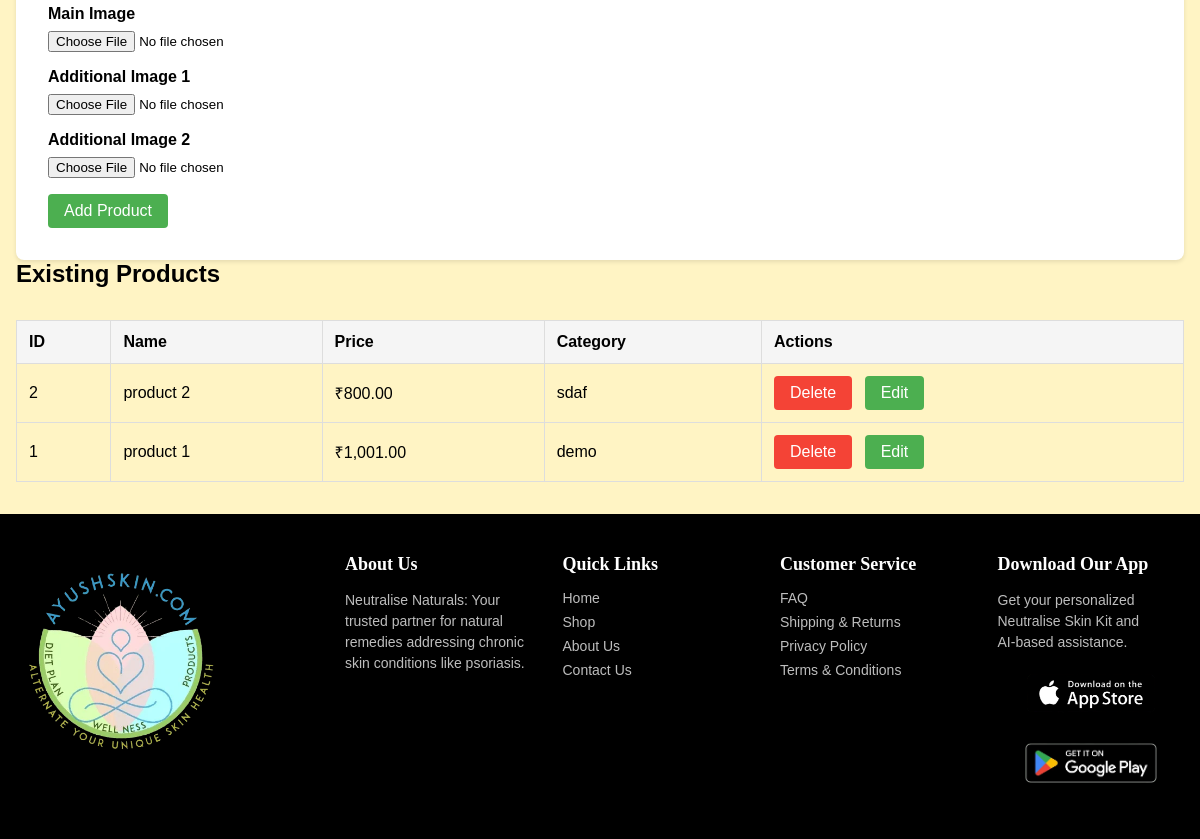
The app's page /manage_products.php (middle part), older data.
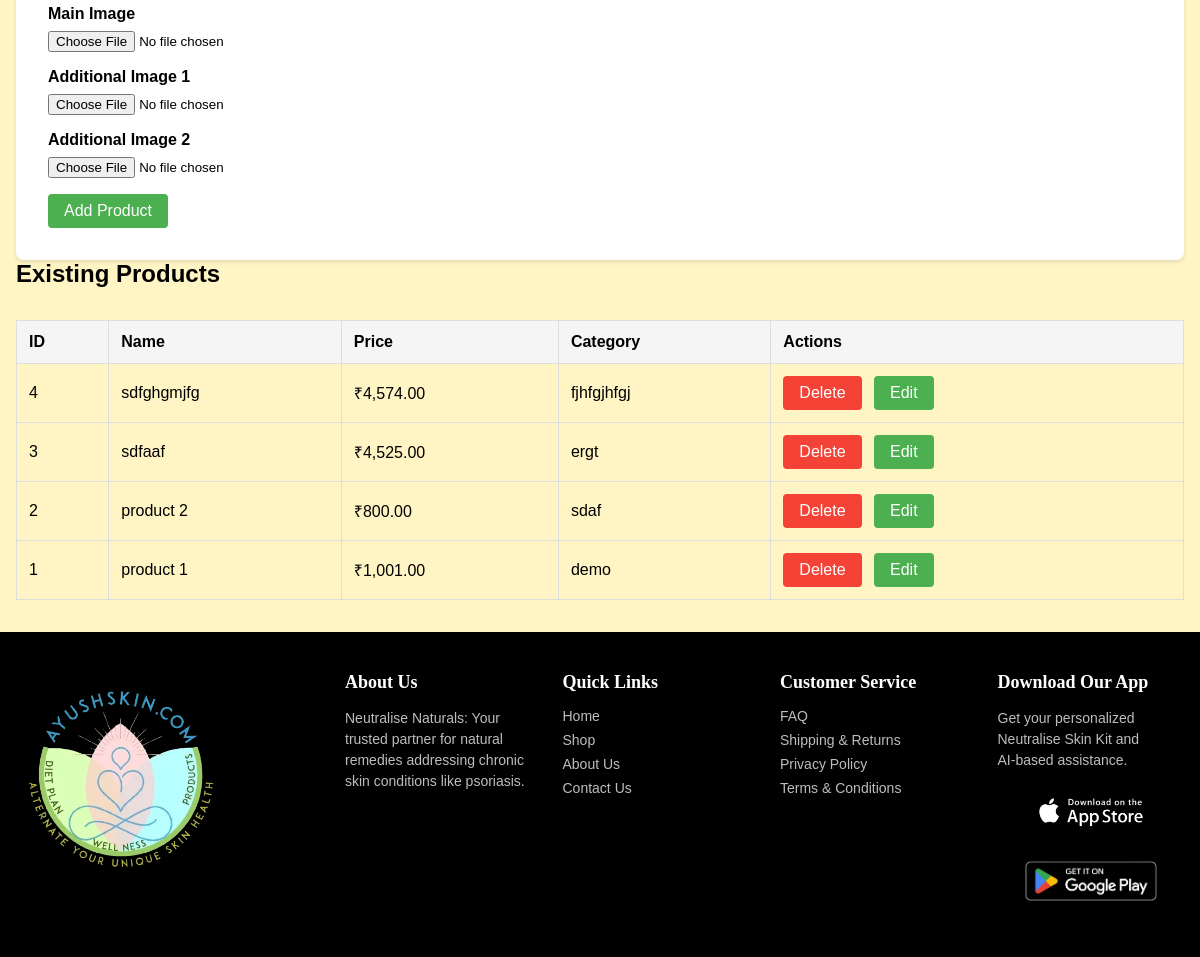
The same page, newer data.
### tables this page shows
CREATE TABLE `products` (
  `id` int(11) NOT NULL,
  `name` varchar(255) NOT NULL,
  `price` decimal(10,2) NOT NULL,
  `image1` varchar(255) NOT NULL,
  `image2` varchar(255) NOT NULL,
  `image3` varchar(255) NOT NULL,
  `category` varchar(50) NOT NULL,
  `tags` varchar(255) DEFAULT NULL,
  `sku` varchar(255) DEFAULT NULL,
  `rating` decimal(3,1) DEFAULT NULL,
  `reviews_count` int(11) DEFAULT NULL,
  `description` text DEFAULT NULL,
  `full_description` text DEFAULT NULL,
  `size_options` longtext NOT NULL CHECK (json_valid(`size_options`)),
  `ingredients` text DEFAULT NULL,
  `usage_instructions` text DEFAULT NULL,
  `featured` tinyint(1) DEFAULT 0
);

### manage_products.php (the view, shortened to what this page needs)
<?php
include 'connection.php';
$products = $con->query("SELECT * FROM products ORDER BY id DESC");
?>
<!DOCTYPE html>
<html lang="en">
<head>
    <link rel="stylesheet" href="./css/index.css">
</head>
<body>
    <div class="admin-container">
        <form class="product-form" method="POST" enctype="multipart/form-data" id="productForm">
            <div class="form-group">
                <label for="image1">Main Image</label>
                <input type="file" id="image1" name="image1" accept="image/*" <?php echo ($_POST['action'] == 'add' ? 'required' : ''); ?>>
            </div>
            <div class="form-group">
                <label for="image2">Additional Image 1</label>
                <input type="file" id="image2" name="image2" accept="image/*">
            </div>
            <div class="form-group">
                <label for="image3">Additional Image 2</label>
                <input type="file" id="image3" name="image3" accept="image/*">
            </div>
            <button type="submit" class="btn btn-primary">Add Product</button>
        </form>
        <h2>Existing Products</h2>
        <div style="overflow-x: auto;">
            <table class="products-table">
                <thead>
                    <tr>
                        <th>ID</th>
                        <th>Name</th>
                        <th>Price</th>
                        <th>Category</th>
                        <th>Actions</th>
                    </tr>
                </thead>
                <tbody>
                    <?php while ($product = $products->fetch_assoc()): ?>
                        <tr>
                            <td><?php echo $product['id']; ?></td>
                            <td><?php echo htmlspecialchars($product['name']); ?></td>
                            <td>₹<?php echo number_format($product['price'], 2); ?></td>
                            <td><?php echo htmlspecialchars($product['category']); ?></td>
                            <td>
                                <form method="POST" style="display: inline;">
                                    <button type="submit" class="btn btn-danger" onclick="return confirm('Are you sure you want to delete this product?')">Delete</button>
                                </form>
                                <button class="btn btn-primary" onclick="editProduct(<?php echo htmlspecialchars(json_encode($product)); ?>)">Edit</button>
                            </td>
                        </tr>
                    <?php endwhile; ?>
                </tbody>
            </table>
        </div>
    </div>
    <?php include('footer.php'); ?>
</body>
</html>

### footer.php (shortened to what this page needs)
<footer>
    <div class="footer-container">
        <a href="#" class="footer-app-logo">
            <img src="./contents/app-icon.webp" alt="App Icon">
        </a>
        <div class="footer-column">
            <h3>About Us</h3>
            <p>Neutralise Naturals: Your trusted partner for natural remedies addressing chronic skin conditions
                like psoriasis.</p>
        </div>
        <div class="footer-column">
            <h3>Quick Links</h3>
            <ul>
                <li><a href="#">Home</a></li>
                <li><a href="./shop.html">Shop</a></li>
                <li><a href="./about-us.html">About Us</a></li>
                <li><a href="./contact.html">Contact Us</a></li>
            </ul>
        </div>
        <div class="footer-column">
            <h3>Customer Service</h3>
            <ul>
                <li><a href="#">FAQ</a></li>
                <li><a href="#">Shipping & Returns</a></li>
                <li><a href="#">Privacy Policy</a></li>
                <li><a href="#">Terms & Conditions</a></li>
            </ul>
        </div>
        <div class="footer-column">
            <h3>Download Our App</h3>
            <p>Get your personalized Neutralise Skin Kit and AI-based assistance.</p>
            <div class="app-download">
                <a href="https://apps.apple.com/in/app/ayushskin/id6476651506" target="_blank"><img
                        src="./contents/app-store.webp" alt="App Store" loading="lazy"></a>
                <a href="https://play.google.com/store/apps/details?id=com.zoconut.nskin&pcampaignid=web_share"
                    target="_blank"><img src="./contents/play-store.webp" alt="Play Store" loading="lazy"></a>
            </div>
        </div>
    </div>
</footer>

### css/index.css (style rules this page uses)
:root { --main-bg-color: #fff4c4; --header-bg-color: #fff4c4; --text-color: #000000; --link-color: #000; --hover-color: #abbe47; --green-bg-color: #a2b139; --white-bg-color: #f7f7f7; --border-color: #abbe47; --footer-bg-color: #000; --footer-text-color: #bdbdbd; --error-color: red; --font-heading: "Jacques Francois", serif; --font-body: "Inter", sans-serif; }
* { margin: 0; padding: 0; font-family: "Josefin Sans", sans-serif; box-sizing: border-box; scroll-behavior: smooth; }
body, html { height: 100%; background-color: var(--main-bg-color); }
footer { background-color: var(--footer-bg-color); color: #bdbdbd; padding: 40px 0; }
.footer-container { max-width: 1200px; margin: 0 auto; display: flex; flex-wrap: wrap; justify-content: center; text-align: left; text-wrap: balance; }
.footer-column { flex: 1; min-width: 200px; margin-bottom: 20px; padding: 0 15px; }
.footer-column h3 { color: #fff; font-size: 18px; margin-bottom: 15px; font-family: var(--font-heading); }
.footer-column p { font-size: 14px; line-height: 1.5; margin-bottom: 10px; text-align: left; }
.footer-column ul { list-style-type: none; padding: 0; }
.footer-column ul li { margin-bottom: 8px; font-size: 14px; }
.footer-column ul li a { color: #bdbdbd; text-decoration: none; transition: color 0.3s ease; }
.app-download { display: flex; flex-direction: column; align-items: center; }
.app-download img { max-width: 150px; margin-bottom: 10px; }
.footer-app-logo { display: inline-block; margin-bottom: 15px; margin-top: -20px; margin-right: 80px; pointer-events: none; }
.footer-app-logo img { width: 250px; height: 220px; border-radius: 10px; box-shadow: 0 2px 4px rgba(0, 0, 0, 0.1); transition: transform 0.3s ease, box-shadow 0.3s ease; object-fit: cover; object-position: top; }

### manage_products.php (style rules this page uses)
.admin-container { max-width: 1200px; margin: 2rem auto; padding: 0 1rem; }
.product-form { background: #fff; padding: 2rem; border-radius: 8px; box-shadow: 0 2px 4px rgba(0,0,0,0.1); }
.form-group { margin-bottom: 1rem; }
.form-group label { display: block; margin-bottom: 0.5rem; font-weight: bold; }
.btn { padding: 0.5rem 1rem; border: none; border-radius: 4px; cursor: pointer; font-size: 1rem; margin-right: 0.5rem; }
.btn-primary { background: #4CAF50; color: white; }
.btn-danger { background: #f44336; color: white; }
.products-table { width: 100%; border-collapse: collapse; margin-top: 2rem; }
.products-table th, .products-table td { padding: 0.75rem; border: 1px solid #ddd; text-align: left; }
.products-table th { background: #f5f5f5; }

Row changes from the older to the newer data that the page shows:
added products: id "4", name "sdfghgmjfg", price "4,574.00", category "fjhfgjhfgj"
added products: id "3", name "sdfaaf", price "4,525.00", category "ergt"
